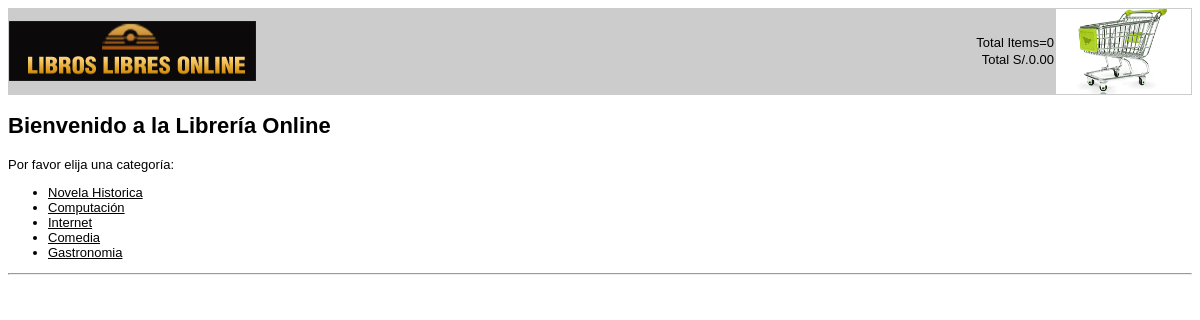
The page / on the database its author committed.
### tables this page shows
CREATE TABLE `categorias` (
  `id_categoria` int(11) NOT NULL auto_increment,
  `nom_categoria` varchar(50) NOT NULL,
  PRIMARY KEY  (`id_categoria`)
);

### class/Catalogo.php (called while the page is built, shortened)
<?php
class Catalogo
{
	public function get_categorias()
	{
		$conn= Conexion::db_connect();
		$sql="select * from categorias";
		$result=$conn->query($sql);
		$cat_array=array();
		while ($reg= $result->fetch_assoc())
		{
			$cat_array[]=$reg;
		}
		return $cat_array;
	}
}
?>

### class/Generales.php (the view)
<?php
class Generales
{
	public static function do_html_URL($url, $name)
	{
	?>
 	 <a href="<?php echo $url;?>"><?php echo $name; ?></a><br>
	<?php
	}
}
?>

### index.php (shortened to what this page needs)
<html>
  <head>
 	<link href="css/estilos.css" type="text/css" rel="stylesheet">
  </head>
  <body>
<?php include('includes/header.php'); ?>
<h2>Bienvenido a la Librería Online</h2>
<p>Por favor elija una categoría:</p>
<?php
require_once 'class/Catalogo.php';
require_once 'class/Generales.php';
$obj= new Catalogo();
$cat_array= $obj->get_categorias();
echo "<ul>";
foreach ($cat_array as $cat)
{
	$url="libros_cat.php?idcat=". $cat['id_categoria'];
	$title=$cat['nom_categoria'];
	echo "<li>";
	Generales::do_html_URL($url,$title);
}
echo "</ul>";
echo "<hr>";
?>
</body>
</html>

### css/estilos.css (style rules this page uses)
h2 { font-family: Arial, Helvetica, sans-serif; font-size: 22px; color = red; margin = 6px }
body { font-family: Arial, Helvetica, sans-serif; font-size: 13px }
li, td { font-family: Arial, Helvetica, sans-serif; font-size: 13px }
hr { color: #FF0000; width=70%; text-align=center }
a { color: #000000 }

### rows shown on the page
categorias: nom_categoria "Novela Historica"
categorias: nom_categoria "Computación"
categorias: nom_categoria "Internet"
categorias: nom_categoria "Comedia"
categorias: nom_categoria "Gastronomia"

### other values the page prints
$items "0"
$total "0.00"
